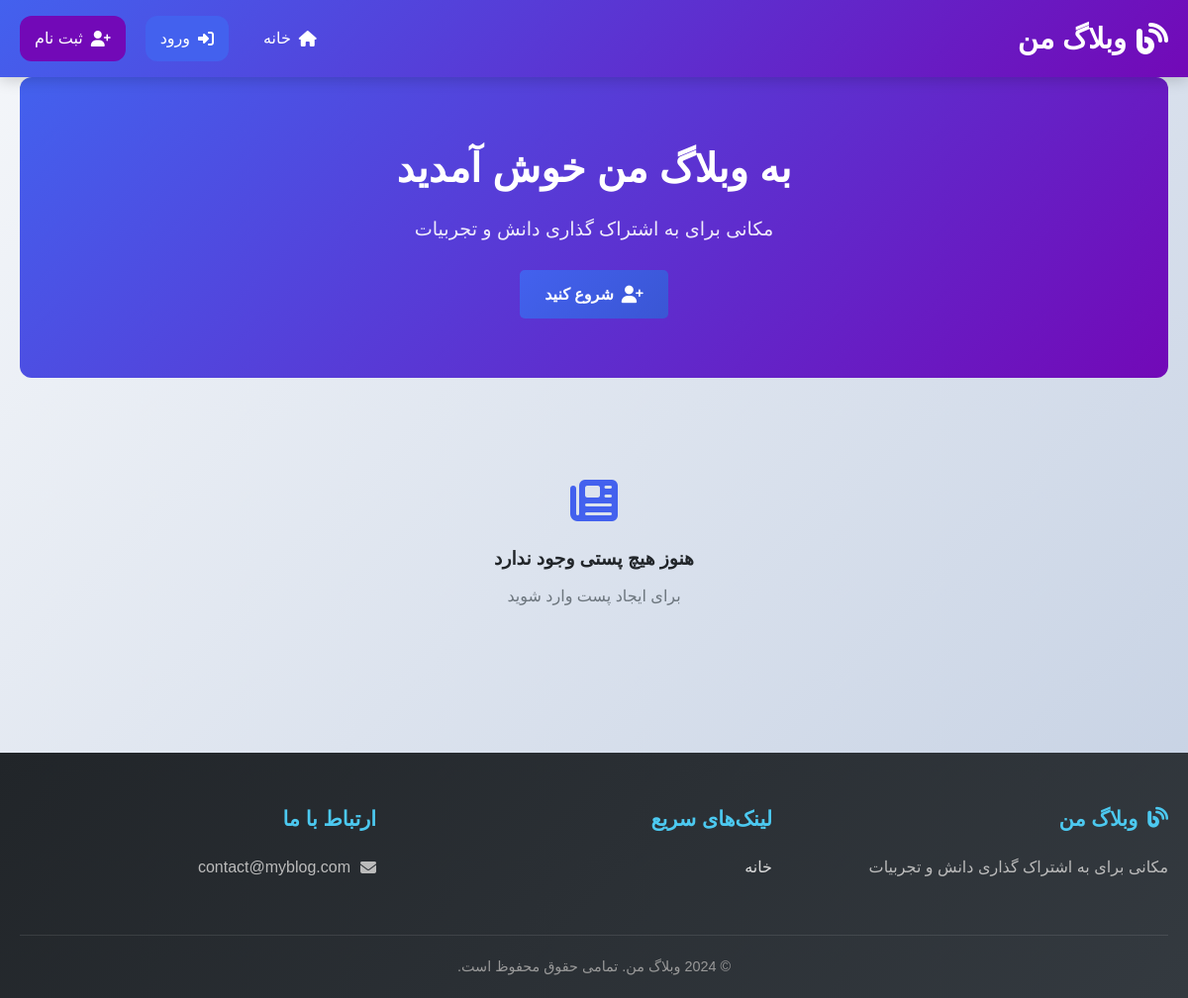
Before: / with the older database file.
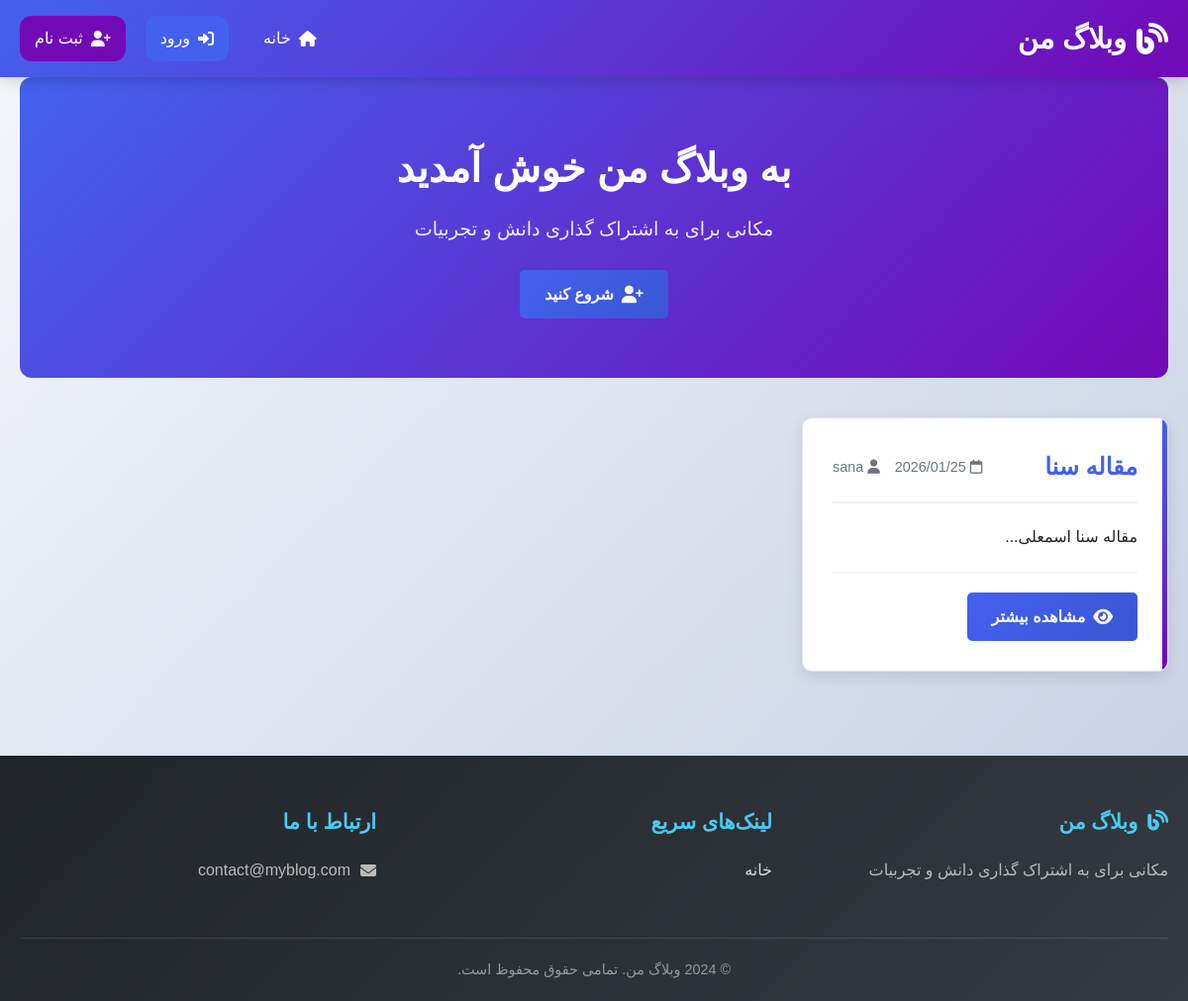
After: the same page with the newer database file.
### blog_flask/app.py (models this page shows, shortened)
class Post(db.Model):
    __tablename__ = 'posts'
    id = db.Column(db.Integer, primary_key=True)
    title = db.Column(db.String(200), nullable=False)
    content = db.Column(db.Text, nullable=False)
    author_id = db.Column(db.Integer, db.ForeignKey('user.id'), nullable=False)  # اصلاح شد به 'user.id'
    created_at = db.Column(db.DateTime, default=datetime.now)
    updated_at = db.Column(db.DateTime, default=datetime.now, onupdate=datetime.now)
    author = db.relationship('User', backref=db.backref('user_posts', lazy=True))
    comments = db.relationship('Comment', backref='post', lazy=True, cascade='all, delete-orphan')

class User(UserMixin, db.Model):
    id = db.Column(db.Integer , primary_key=True)
    username = db.Column(db.String(80) , unique = True , nullable=False)
    email = db.Column(db.String(120) , unique =  True , nullable=False)
    password_hash = db.Column(db.String(120), nullable=False)
    posts = db.relationship("Post" , backref = "author_rel" , lazy = True)  # تغییر نام backref
    comments = db.relationship("Comment" , backref = "author_rel" , lazy = True)

### blog_flask/app.py (the view)
@app.route('/')
def index():
    posts = Post.query.order_by(Post.created_at.desc()).all()
    return render_template("index.html", posts = posts)

### blog_flask/templates/index.html (shortened to what this page needs)
{% extends "base.html" %}
{% block content %}
<div class="hero-section">
    <div class="hero-content">
        <h1>به وبلاگ من خوش آمدید</h1>
        <p>مکانی برای به اشتراک گذاری دانش و تجربیات</p>
        {% if current_user.is_authenticated %}
            <a href="{{ url_for('create_post') }}" class="btn btn-primary">
                <i class="fas fa-plus"></i> ایجاد پست جدید
            </a>
        {% else %}
            <a href="{{ url_for('register') }}" class="btn btn-primary">
                <i class="fas fa-user-plus"></i> شروع کنید
            </a>
        {% endif %}
    </div>
</div>
{% if posts %}
    <div class="posts-grid">
        {% for post in posts %}
        <div class="card post-card">
            <div class="post-header">
                <h2 class="post-title">{{ post.title }}</h2>
                <div class="post-meta">
                    <span><i class="far fa-calendar"></i> {{ post.created_at.strftime('%Y/%m/%d') }}</span>
                    <span><i class="fas fa-user"></i> {{ post.author.username }}</span>
                </div>
            </div>
            <div class="post-content">
                {{ post.content[:200] }}...
            </div>
            <div class="post-actions">
                <a href="{{ url_for('post_detail', id=post.id) }}" class="btn btn-primary btn-small">
                    <i class="fas fa-eye"></i> مشاهده بیشتر
                </a>
            </div>
        </div>
        {% endfor %}
    </div>
{% else %}
    <div class="empty-state">
        <i class="fas fa-newspaper fa-3x"></i>
        <h3>هنوز هیچ پستی وجود ندارد</h3>
        {% if current_user.is_authenticated %}
            <p>اولین پست را شما ایجاد کنید!</p>
            <a href="{{ url_for('create_post') }}" class="btn btn-primary">
                <i class="fas fa-plus"></i> ایجاد پست
            </a>
        {% else %}
            <p>برای ایجاد پست وارد شوید</p>
        {% endif %}
    </div>
{% endif %}
{% endblock %}

### blog_flask/templates/base.html (shortened to what this page needs)
<!DOCTYPE html>
<html lang="fa" dir="rtl">
<head>
    <link rel="stylesheet" href="{{ url_for('static', filename='css/style.css') }}">
    <link rel="stylesheet" href="https://cdnjs.cloudflare.com/ajax/libs/font-awesome/6.4.0/css/all.min.css">
    <link href="https://cdn.jsdelivr.net/gh/rastikerdar/vazirmatn@v33.003/Vazirmatn-font-face.css" rel="stylesheet">
</head>
<body>
    <nav class="navbar">
        <div class="container">
            <a href="{{ url_for('index') }}" class="logo">
                <i class="fas fa-blog"></i> وبلاگ من
            </a>
            <div class="nav-links">
                <a href="{{ url_for('index') }}" class="nav-link {{ 'active' if request.endpoint == 'index' }}">
                    <i class="fas fa-home"></i> خانه
                </a>
                {% if current_user.is_authenticated %}
                    <a href="{{ url_for('dashboard') }}" class="nav-link {{ 'active' if request.endpoint == 'dashboard' }}">
                        <i class="fas fa-user"></i> داشبورد
                    </a>
                    <a href="{{ url_for('create_post') }}" class="nav-link btn-new-post {{ 'active' if request.endpoint == 'create_post' }}">
                        <i class="fas fa-plus"></i> پست جدید
                    </a>
                    <a href="{{ url_for('logout') }}" class="nav-link btn-logout">
                        <i class="fas fa-sign-out-alt"></i> خروج
                    </a>
                    <span class="user-welcome">
                        <i class="fas fa-user-circle"></i> {{ current_user.username }}
                    </span>
                {% else %}
                    <a href="{{ url_for('login') }}" class="nav-link btn-login {{ 'active' if request.endpoint == 'login' }}">
                        <i class="fas fa-sign-in-alt"></i> ورود
                    </a>
                    <a href="{{ url_for('register') }}" class="nav-link btn-register {{ 'active' if request.endpoint == 'register' }}">
                        <i class="fas fa-user-plus"></i> ثبت نام
                    </a>
                {% endif %}
            </div>
        </div>
    </nav>
    <main class="container">
        {% block content %}{% endblock %}
    </main>
    <footer class="footer">
        <div class="container">
            <div class="footer-content">
                <div class="footer-section">
                    <h3><i class="fas fa-blog"></i> وبلاگ من</h3>
                    <p>مکانی برای به اشتراک گذاری دانش و تجربیات</p>
                </div>
                <div class="footer-section">
                    <h3>لینک‌های سریع</h3>
                    <a href="{{ url_for('index') }}">خانه</a>
                </div>
                <div class="footer-section">
                    <h3>ارتباط با ما</h3>
                    <p><i class="fas fa-envelope"></i> contact@myblog.com</p>
                </div>
            </div>
            <div class="footer-bottom">
                <p>© 2024 وبلاگ من. تمامی حقوق محفوظ است.</p>
            </div>
        </div>
    </footer>
</body>
</html>

### blog_flask/static/css/style.css (style rules this page uses)
* { margin: 0; padding: 0; box-sizing: border-box; }
:root { --primary: #4361ee; --primary-dark: #3a56d4; --secondary: #7209b7; --success: #4cc9f0; --danger: #f72585; --warning: #f8961e; --light: #f8f9fa; --dark: #212529; --gray: #6c757d; --border-radius: 12px; --box-shadow: 0 4px 20px rgba(0, 0, 0, 0.1); --transition: all 0.3s ease; }
body { font-family: 'Vazirmatn', sans-serif; background: linear-gradient(135deg, #f5f7fa 0%, #c3cfe2 100%); min-height: 100vh; color: var(--dark); line-height: 1.6; }
.container { max-width: 1200px; margin: 0 auto; padding: 0 20px; }
.navbar { background: linear-gradient(135deg, var(--primary) 0%, var(--secondary) 100%); color: white; padding: 1rem 0; position: sticky; top: 0; z-index: 1000; box-shadow: 0 2px 15px rgba(0, 0, 0, 0.2); }
.navbar .container { display: flex; justify-content: space-between; align-items: center; }
.logo { font-size: 1.8rem; font-weight: bold; color: white; text-decoration: none; display: flex; align-items: center; gap: 10px; }
.logo i { font-size: 2rem; }
.nav-links { display: flex; align-items: center; gap: 20px; }
.nav-link { color: white; text-decoration: none; padding: 10px 15px; border-radius: var(--border-radius); display: flex; align-items: center; gap: 8px; transition: var(--transition); }
.btn-login { background: var(--primary); }
.btn-register { background: var(--secondary); }
main { padding: 40px 0; min-height: calc(100vh - 200px); }
.card { background: white; border-radius: var(--border-radius); padding: 25px; margin-bottom: 25px; box-shadow: var(--box-shadow); transition: var(--transition); border: 1px solid rgba(0, 0, 0, 0.1); }
.post-card { position: relative; overflow: hidden; }
.post-card::before { content: ''; position: absolute; top: 0; right: 0; width: 5px; height: 100%; background: linear-gradient(to bottom, var(--primary), var(--secondary)); }
.post-header { display: flex; justify-content: space-between; align-items: center; margin-bottom: 20px; padding-bottom: 15px; border-bottom: 2px solid #f0f0f0; }
.post-title { color: var(--primary); font-size: 1.5rem; font-weight: bold; }
.post-meta { color: var(--gray); font-size: 0.9rem; display: flex; align-items: center; gap: 15px; }
.post-content { margin-bottom: 20px; line-height: 1.8; }
.btn { display: inline-flex; align-items: center; gap: 10px; padding: 12px 24px; border: none; border-radius: var(--border-radius); font-family: 'Vazirmatn', sans-serif; font-size: 1rem; font-weight: bold; cursor: pointer; transition: var(--transition); text-decoration: none; }
.btn i { font-size: 1.1rem; }
.btn-primary { background: linear-gradient(135deg, var(--primary) 0%, var(--primary-dark) 100%); color: white; }
.btn-small { padding: 8px 16px; font-size: 0.9rem; }
.footer { background: linear-gradient(135deg, var(--dark) 0%, #343a40 100%); color: white; padding: 50px 0 20px; margin-top: 60px; }
.footer-content { display: grid; grid-template-columns: repeat(auto-fit, minmax(250px, 1fr)); gap: 40px; margin-bottom: 40px; }
.footer-section h3 { color: var(--success); margin-bottom: 20px; font-size: 1.3rem; display: flex; align-items: center; gap: 10px; }
.footer-section a { color: #ddd; text-decoration: none; display: block; margin-bottom: 10px; transition: var(--transition); }
.footer-section p { color: #bbb; margin-bottom: 15px; display: flex; align-items: center; gap: 10px; }
.footer-bottom { text-align: center; padding-top: 20px; border-top: 1px solid rgba(255, 255, 255, 0.1); color: #999; font-size: 0.9rem; }
.card { animation: fadeIn 0.6s ease; }
.card { background: white; border-radius: 10px; padding: 30px; box-shadow: 0 5px 15px rgba(0, 0, 0, 0.1); }
.btn { padding: 12px 25px; border: none; border-radius: 5px; font-size: 16px; font-weight: 600; cursor: pointer; transition: all 0.3s; display: inline-flex; align-items: center; gap: 8px; font-family: 'Vazir', sans-serif; }
.btn-primary { background-color: var(--primary); color: white; }

Changed rows visible on the page:
added Post: title "مقاله سنا", created_at "2026/01/25", author.username "sana", content "مقاله سنا اسمعلی"
Other visible differences:
text no longer shown: "هنوز هیچ پستی وجود ندارد برای ایجاد پست وارد شوید"
